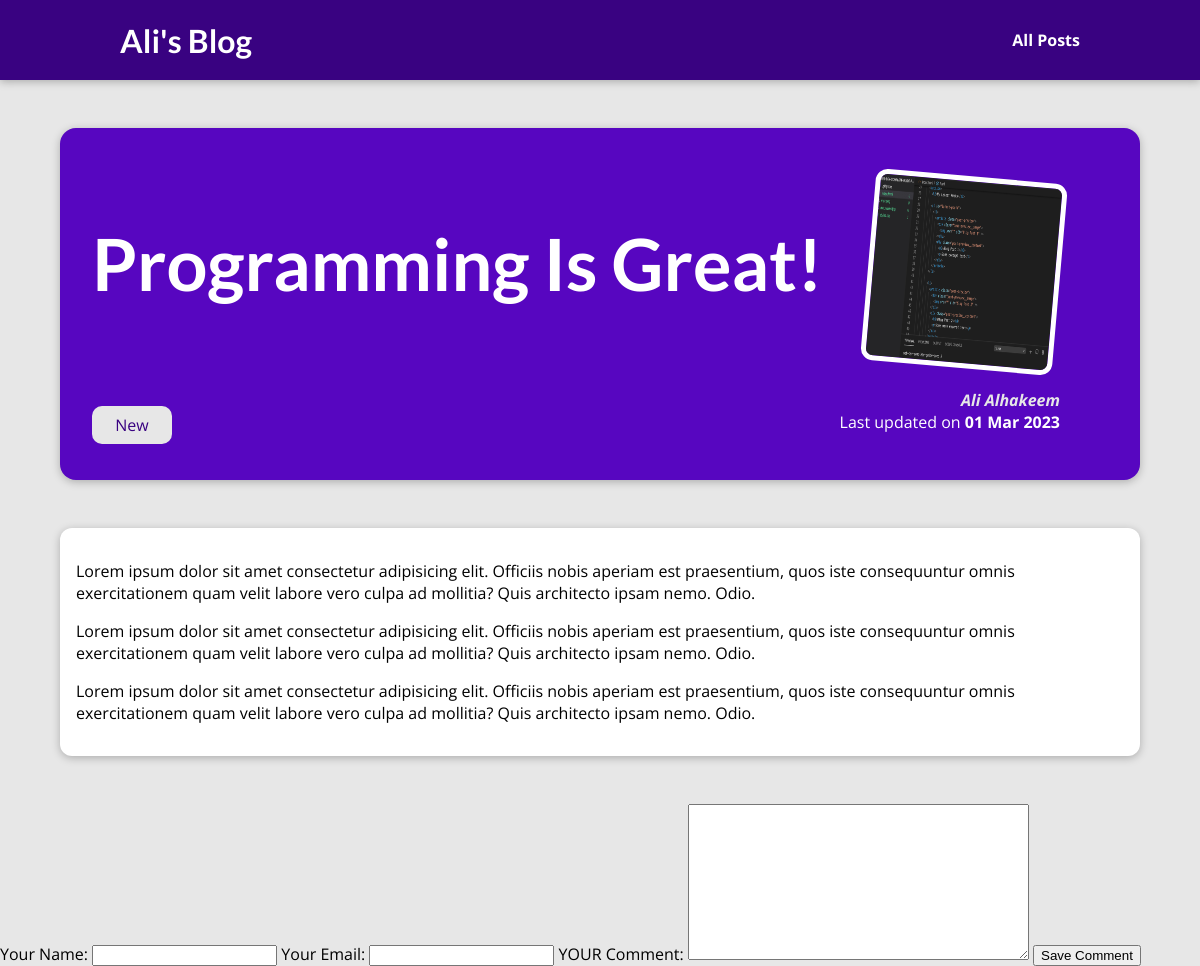
Page /posts/programming-is-fun on the committed database.
### blog/models.py (models this page shows, shortened)
class Post(models.Model):
    title= models.CharField(max_length=150)
    excerpt = models.CharField(max_length=1000)
    image =models.ImageField(upload_to="posts", null=True)
    date = models.DateField(auto_now=True)
    content = models.TextField(validators=[MinLengthValidator(10)])
    slug= models.SlugField(unique=True, db_index=True)
    author = models.ForeignKey(Author, on_delete=models.SET_NULL, related_name="posts", null=True)
    tags = models.ManyToManyField(Tag)

class Tag(models.Model):
    caption = models.CharField(max_length=20)

class Author(models.Model):
    first_name = models.CharField(max_length=50)
    last_name = models.CharField(max_length=50)
    email_address = models.EmailField(max_length=200)
    def __str__(self):
        return f"{self.first_name} {self.last_name}"

### blog/views.py (the view)
# urls.py: path("posts/<slug:slug>",views.PostDetailView.as_view(), name="post-detail")
class PostDetailView(DetailView):
    template_name =  "blog/post-ditail.html"
    model = Post
    context_object_name = "singel_post"
    def get_context_data(self, **kwargs):
        context =  super().get_context_data(**kwargs)
        context["tags"] = self.object.tags.all()
        context["comment_form"] = CommentForm()
        return context

### blog/forms.py
class CommentForm(forms.ModelForm):
        class Meta:
                  model = Comment
                  exclude = ["post"]
                  labels = {
              "user_name" : "Your Name",
              "user_email"  : "Your Email",
              "text": "YOUR Comment"
         }

### blog/templates/blog/post-ditail.html (shortened to what this page needs)
 {% extends 'base.html' %}
 {% load  static %}
  {% block css_files %}
      <link rel="stylesheet" href="{% static 'blog/post-detail.css' %}" />
  {% endblock%}
  {% block content  %}
  <section id="summary">
      <h2>{{ singel_post.title }}</h2>
      <div>
        {% for tag in tags %}
        <span class="tag">{{ tag.caption }}</span>
  {% endfor %}
      </div>
      <artical class="post-details-header">
         <img class="post-img" src="{{ singel_post.image.url}}" alt="{{ post.title}}"/>
        <address>
            <a id="mail-link"  href="mailto: {{ singel_post.author.email_address}}">{{ singel_post.author}}</a>
        </address>
        <div>
            Last updated on <time>{{ singel_post.date| date:"d M Y"}}</time>
        </div>
      </artical>
  </section>
  <main>
       <p class="post-details">
        {{ singel_post.content  | linebreaks}}
       </p>
  </main>
    <div>
        <form>
             {{ comment_form }}
             <button> Save Comment </button>
        </form>
    </div>
   {% endblock%}

### templates/base.html (shortened to what this page needs)
 {% load static %}
<!DOCTYPE html>
<html lang="en">
<head>
  <link rel="stylesheet" href="{% static "app.css" %}">
  {% block css_files %}
  {% endblock%}
</head>
<body>
  <header id="main-navigation">
    <h1><a href="{% url 'starting-page'  %}">Ali's Blog</a></h1>
      <nav>
      <a href="{% url 'posts-page' %}">All Posts</a>
      </nav>
</header>
  {% block content %}
  {% endblock %}
</body>
</html>

### static/app.css (style rules this page uses)
* { box-sizing: border-box; }
html { font-family: 'Open Sans', 'Lato', sans-serif; }
body { margin: 0; }
h1, h2, h3 { font-family: 'Lato', sans-serif; font-weight: bold; }
#main-navigation { width: 100%; height: 5rem; display: flex; justify-content: space-between; align-items: center; padding: 0 10%; position: absolute; top: 0; left: 0; }
#main-navigation a { text-decoration: none; color: white; font-weight: bold; }

### blog/static/blog/post-detail.css (style rules this page uses)
body { background-color: #e7e7e7; }
#main-navigation { background-color: #390281; box-shadow: 0 2px 8px rgba(0, 0, 0, 0.25); }
#summary { margin: 8rem auto 3rem auto; padding: 2rem; width: 90%; max-width: 90rem; border-radius: 16px; background-color: #5706c0; position: relative; box-shadow: 0 2px 8px rgba(0, 0, 0, 0.25); height: 22rem; }
#summary h2 { color: white; font-size: 4.5rem; margin-bottom: 0.25rem; }
.post-details-header { position: absolute; top: 2rem; right: 3rem; padding: 1rem 2rem; border-radius: 12px; text-align: right; color: white; }
.post-img { width: 12rem; height: 12rem; border-radius: 12px; transform: rotateZ(5deg); border: 5px solid white; margin-bottom: 1rem; }
#summary address { font-weight: bold; }
#mail-link { color: #e7e7e7; text-decoration: none; }
#summary time { font-weight: bold; }
main { width: 90%; max-width: 90rem; margin: 3rem auto; background-color: white; padding: 1rem; border-radius: 12px; box-shadow: 0 2px 8px rgba(0, 0, 0, 0.25); }
.post-details { isplay: flex; justify-content: center; text-align: center; height: 100%; font-size: 16px; font-weight: 400; font-family: 'Lucida Sans', 'Lucida Sans Regular', 'Lucida Grande', 'Lucida Sans Unicode', Geneva, Verdana, sans-serif; line-height: 25px ; }
.tag { color:#390281; background-color: #e7e7e7; padding: 0.5rem 1rem; border-radius: 10px; display: flex; width: 80px; align-items: center; margin-top: 100px; justify-content: center; text-decoration: ; }

### rows in the picture
Post: title "Programming Is Great!", image (picture), author "Ali Alhakeem", date "01 Mar 2023", content "Lorem ipsum dolor sit amet consectetur adipisicing elit. Officiis nobis aperiam est praesentium, quos iste consequuntur omnis exercitationem quam velit labore vero culpa ad mollitia? Quis architecto ipsam nemo. Odio. Lorem ipsum dolor sit amet consectetur adipisicing elit. Officiis nobis aperiam est praesentium, quos iste consequuntur omnis exercitationem quam velit labore vero culpa ad mollitia? Quis architecto ipsam nemo. Odio. Lorem ipsum dolor sit amet consectetur adipisicing elit. Officiis nobis aperiam est praesentium, quos iste consequuntur omnis exercitationem quam velit labore vero culpa ad mollitia? Quis architecto ipsam nemo. Odio."
Tag: caption "New"
